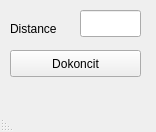
<?xml version="1.0" encoding="UTF-8"?>
<ui version="4.0">
 <class>QMainWindow</class>
 <widget class="QMainWindow" name="QMainWindow">
  <property name="geometry">
   <rect>
    <x>0</x>
    <y>0</y>
    <width>156</width>
    <height>132</height>
   </rect>
  </property>
  <property name="windowTitle">
   <string>Sekvencie</string>
  </property>
  <property name="layoutDirection">
   <enum>Qt::RightToLeft</enum>
  </property>
  <widget class="QWidget" name="centralwidget">
   <widget class="QLineEdit" name="number">
    <property name="geometry">
     <rect>
      <x>80</x>
      <y>10</y>
      <width>61</width>
      <height>27</height>
     </rect>
    </property>
    <property name="alignment">
     <set>Qt::AlignCenter</set>
    </property>
   </widget>
   <widget class="QLabel" name="label">
    <property name="geometry">
     <rect>
      <x>10</x>
      <y>20</y>
      <width>101</width>
      <height>17</height>
     </rect>
    </property>
    <property name="text">
     <string>Distance</string>
    </property>
   </widget>
   <widget class="QPushButton" name="finish">
    <property name="geometry">
     <rect>
      <x>10</x>
      <y>50</y>
      <width>131</width>
      <height>27</height>
     </rect>
    </property>
    <property name="text">
     <string>Dokoncit</string>
    </property>
   </widget>
  </widget>
  <widget class="QMenuBar" name="menubar">
   <property name="geometry">
    <rect>
     <x>0</x>
     <y>0</y>
     <width>156</width>
     <height>28</height>
    </rect>
   </property>
  </widget>
  <widget class="QStatusBar" name="statusbar"/>
 </widget>
 <resources/>
 <connections/>
</ui>
